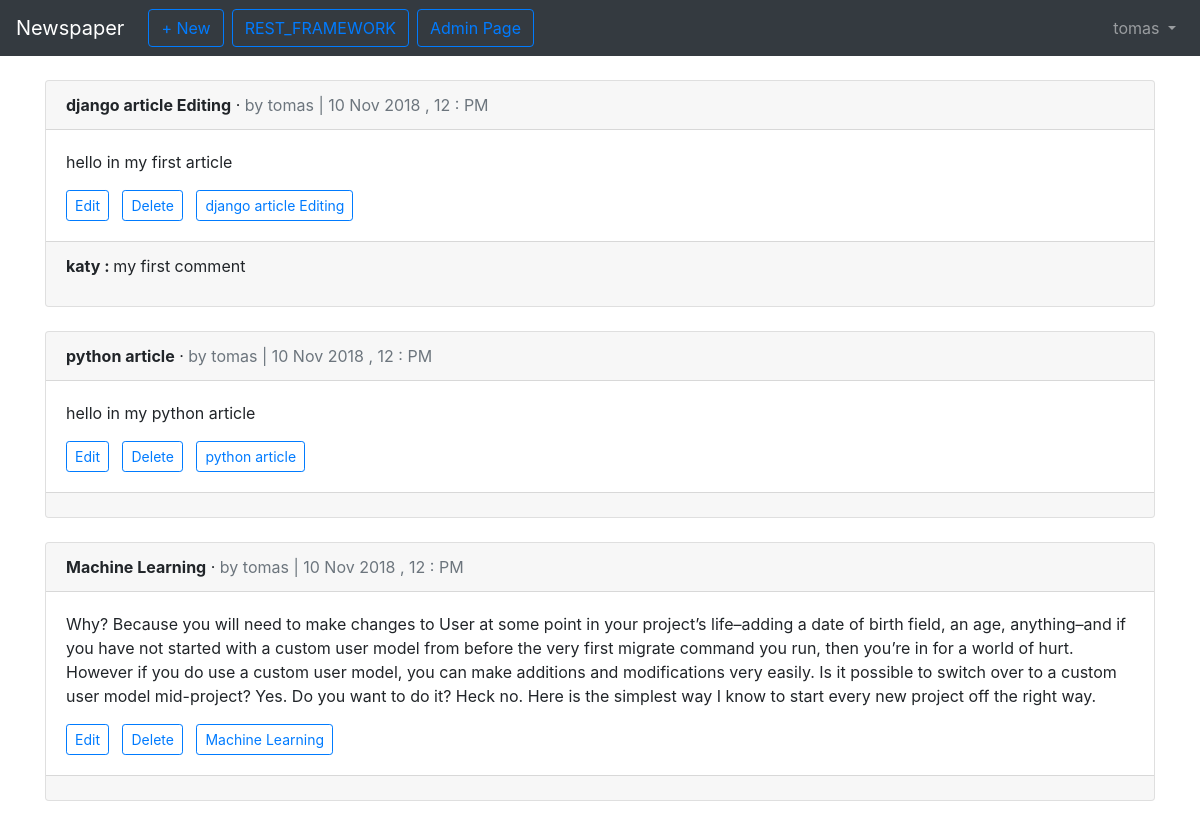
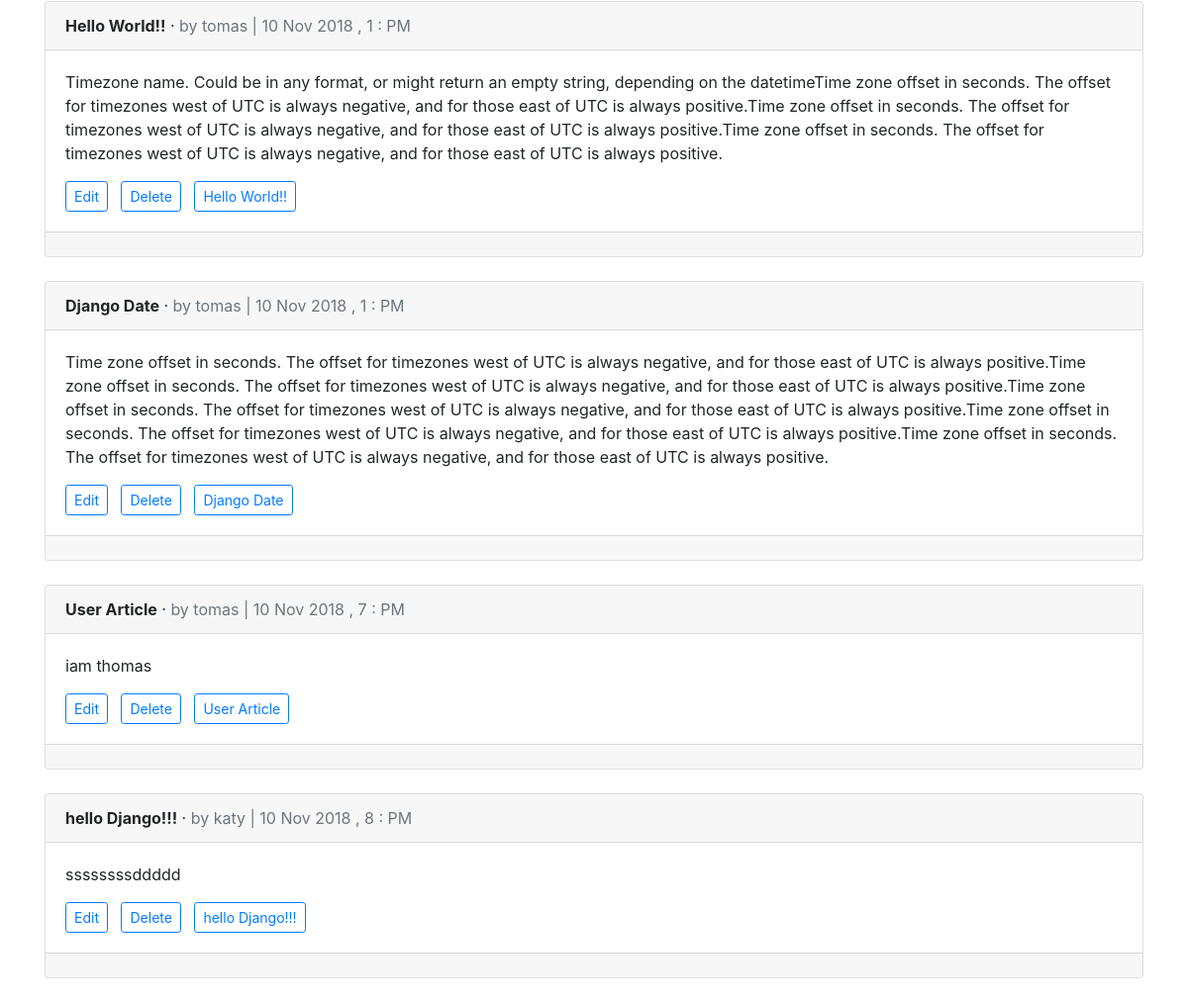
The page /articles/ (signed in) on the database its author committed (2 pictures, top to bottom).
### users/models.py (models this page shows)
class CustomUser(AbstractUser):
    age = models.PositiveIntegerField(null=True, blank=True)

### articles/models.py (models this page shows, shortened)
class Article(models.Model):
    title = models.CharField(max_length=100)
    body = models.TextField()
    date = models.DateTimeField(auto_now_add=True)
    author = models.ForeignKey(get_user_model() , on_delete=models.CASCADE)

class Comment(models.Model):
    article = models.ForeignKey(Article , on_delete=models.CASCADE , related_name='comments')
    author = models.ForeignKey(get_user_model() , on_delete=models.CASCADE)
    comment = models.CharField(max_length=120)
    def __str__(self):
        return self.comment

### articles/views.py (the view)
# urls.py: path('' , ArticleListView.as_view() , name='article_list'),
class ArticleListView(LoginRequiredMixin,ListView):
    model = Article
    template_name = 'article_list.html'
    login_url = 'login'

### articles/templates/article_list.html (shortened to what this page needs)
{% extends "base.html" %}
{% block content %}
  {% for article in object_list %}
    <div class="card">
      <div class="card-header">
        <span class="font-weight-bold">{{ article.title }}</span> &middot;
        <span class="text-muted">by {{ article.author }} |
          {{ article.date|date:"d\ M\ Y , g : A" }}</span>
      </div>
      <div class="card-body">
        <p>{{ article.body }}</p>
        <a class="btn btn-outline-primary btn-sm" href="{% url 'article_edit' article.pk %}">Edit</a> &nbsp;
         <a class="btn btn-outline-primary btn-sm" href="{% url 'article_delete' article.pk %}">Delete</a> &nbsp;
         <a class="btn btn-outline-primary btn-sm" href="{% url 'article_detail' article.pk %}">{{ article.title }}</a>
        </div>
      <div class="card-footer ">
        {% for comment in article.comments.all %}
          <p> <span class="font-weight-bold">{{ comment.author }} : </span>
            {{ comment }}
           </p>
        {% endfor %}
      </div>
    </div>
    <br/>
  {% endfor %}
{% endblock content %}

### templates/base.html (shortened to what this page needs)
<!DOCTYPE html>
{% load static %}
{% load crispy_forms_tags %}
<html lang="en" dir="ltr">
  <head>
    <link rel="stylesheet" href="https://stackpath.bootstrapcdn.com/bootstrap/4.1.3/css/bootstrap.min.css"
>
    <link rel="stylesheet" href="{% static 'css/myy.css' %}">
  </head>
  <body>
    <nav class="navbar navbar-expand-md navbar-dark bg-dark mb-4">
      <a class="navbar-brand" href="{% url 'home' %}">Newspaper</a>
      {% if user.is_authenticated %}
        <ul class="navbar-nav mr-auto">
          <li class="nav-item"><a class="btn btn-outline-primary ml-2" href="{% url 'article_new' %}">+ New</a></li>
        </ul>
      {% endif %}
      {% if user.is_superuser %}
        <ul class="navbar-nav mr-auto">
          <li class="nav-item"><a class="btn btn-outline-primary ml-2" href="{% url 'rest_list' %}">REST_FRAMEWORK</a></li>
          <li class="nav-item"><a class="btn btn-outline-primary ml-2" href="http://127.0.0.1:8000/tom">Admin Page</a></li>
        </ul>
      {% endif %}
        <div class="collapse navbar-collapse" id="navbarCollapse">
        {% if user.is_authenticated %}
          <ul class="navbar-nav ml-auto">
          <li class="nav-item">
          <a class="nav-link dropdown-toggle" href="#" id="userMenu"
          data-toggle="dropdown" aria-haspopup="true"
          aria-expanded="false">
          {{ user.username }}
          </a>
          </li>
          </ul>
      {% endif %}
      </div>
    </nav>
    <div class="container">
      {% block content %}
      {% endblock content %}
    </div>
  </body>
</html>

### rows shown on the page
CustomUser: username "tomas"
Article: title "django article Editing", author "tomas", date "10 Nov 2018 , 12 : PM", body "hello in my first article"
Comment: author "katy", comment "my first comment"
Article: title "python article", author "tomas", date "10 Nov 2018 , 12 : PM", body "hello in my python article"
Article: title "Machine Learning", author "tomas", date "10 Nov 2018 , 12 : PM", body "Why? Because you will need to make changes to User at some point in your project’s life–adding a date of birth field, an age, anything–and if you have not started with a custom user model from before the very first migrate command you run, then you’re in for a world of hurt. However if you do use a custom user model, you can make additions and modifications very easily. Is it possible to switch over to a custom user model mid-project? Yes. Do you want to do it? Heck no. Here is the simplest way I know to start every new project off the right way."
Article: title "Hello World!!", author "tomas", date "10 Nov 2018 , 1 : PM", body "Timezone name. Could be in any format, or might return an empty string, depending on the datetimeTime zone offset in seconds. The offset for timezones west of UTC is always negative, and for those east of UTC is always positive.Time zone offset in seconds. The offset for timezones west of UTC is always negative, and for those east of UTC is always positive.Time zone offset in seconds. The offset for timezones west of UTC is always negative, and for those east of UTC is always positive."
Article: title "Django Date", author "tomas", date "10 Nov 2018 , 1 : PM", body "Time zone offset in seconds. The offset for timezones west of UTC is always negative, and for those east of UTC is always positive.Time zone offset in seconds. The offset for timezones west of UTC is always negative, and for those east of UTC is always positive.Time zone offset in seconds. The offset for timezones west of UTC is always negative, and for those east of UTC is always positive.Time zone offset in seconds. The offset for timezones west of UTC is always negative, and for those east of UTC is always positive.Time zone offset in seconds. The offset for timezones west of UTC is always negative, and for those east of UTC is always positive."
Article: title "User Article", author "tomas", date "10 Nov 2018 , 7 : PM", body "iam thomas"
Article: title "hello Django!!!", author "katy", date "10 Nov 2018 , 8 : PM", body "ssssssssddddd"
